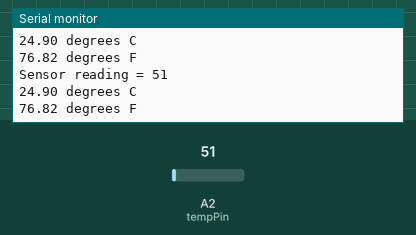
This sketch was run on a simulated Arduino Uno, built with avr-gcc and run on an emulated ATmega328P. On the bench: the last lines printed to the serial monitor. The test bench sets the inputs (shaded band); at power-on: A2 (tempPin) = 51.

Above: at 3.8 s.
3.9 s: A2 (tempPin) set to 61
At 6.6 s:
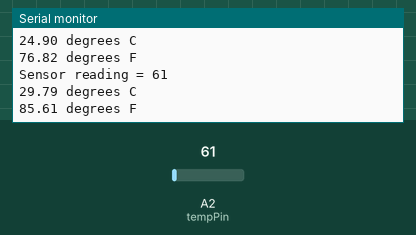
7.8 s: A2 (tempPin) set to 71
At 10.1 s:
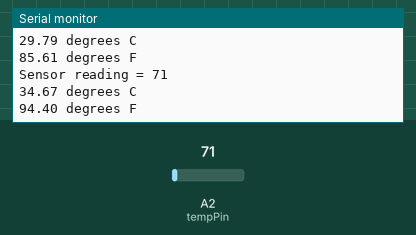
Timing chart, 0 to 11.6 s (numbered marks = the images above; inputs shaded):
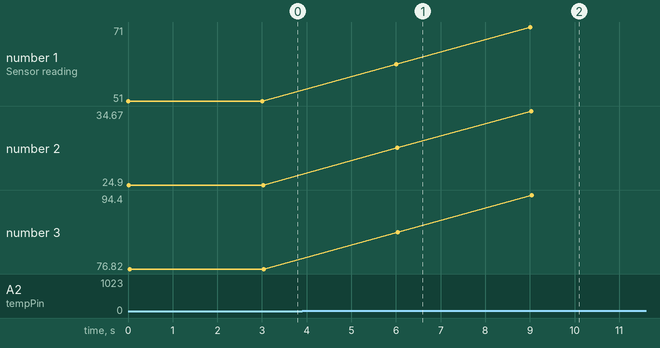

Measured:
- after the input at 3.9 s, the serial monitor: prints a new line after 2.1 s (image 1)
- after the input at 7.8 s, the serial monitor: prints a new line after 1.2 s (image 2)
- plotted number 1: 51 → 61 after the input at 3.9 s, 61 → 71 after the input at 7.8 s
- plotted number 2: 24.9 → 29.79 after the input at 3.9 s, 29.79 → 34.67 after the input at 7.8 s
- plotted number 3: 76.82 → 85.61 after the input at 3.9 s, 85.61 → 94.4 after the input at 7.8 s

The sketch:

Lab005L1.ino
```cpp
/*
 Name:		Lab005L1.ino
 Created:	5/30/2018 7:49:17 PM
 Author:	chris
*/

int tempPin = A2;     //The temperature sensor is plugged into pin A2 of the Arduino.
int data;             //This will store the data from the sensor.
int waitTime = 3000;  //Wait
void setup(void) {    //The Setup function runs once.
	Serial.begin(9600); //This will enable the Arduino to send data to the Serial monitor.
}

void loop(void) { //The loop function runs forever.
	data = analogRead(tempPin);        //Read from the temperature sensor
	Serial.print("Sensor reading = "); //Serial.print displays to the Serial Monitor.
	Serial.println(data);                //This is the raw analog reading

	// Calculate and display temperature.
	float temperatureC = (5.0 * data * 100.0) / 1024;
	Serial.print(temperatureC); Serial.println(" degrees C");

	// Convert temperature to Fahrenheight and display.
	float temperatureF = (temperatureC * 9.0 / 5.0) + 32.0;
	Serial.print(temperatureF); Serial.println(" degrees F");

	delay(waitTime); //Wait waitTime before running again.
}
```
